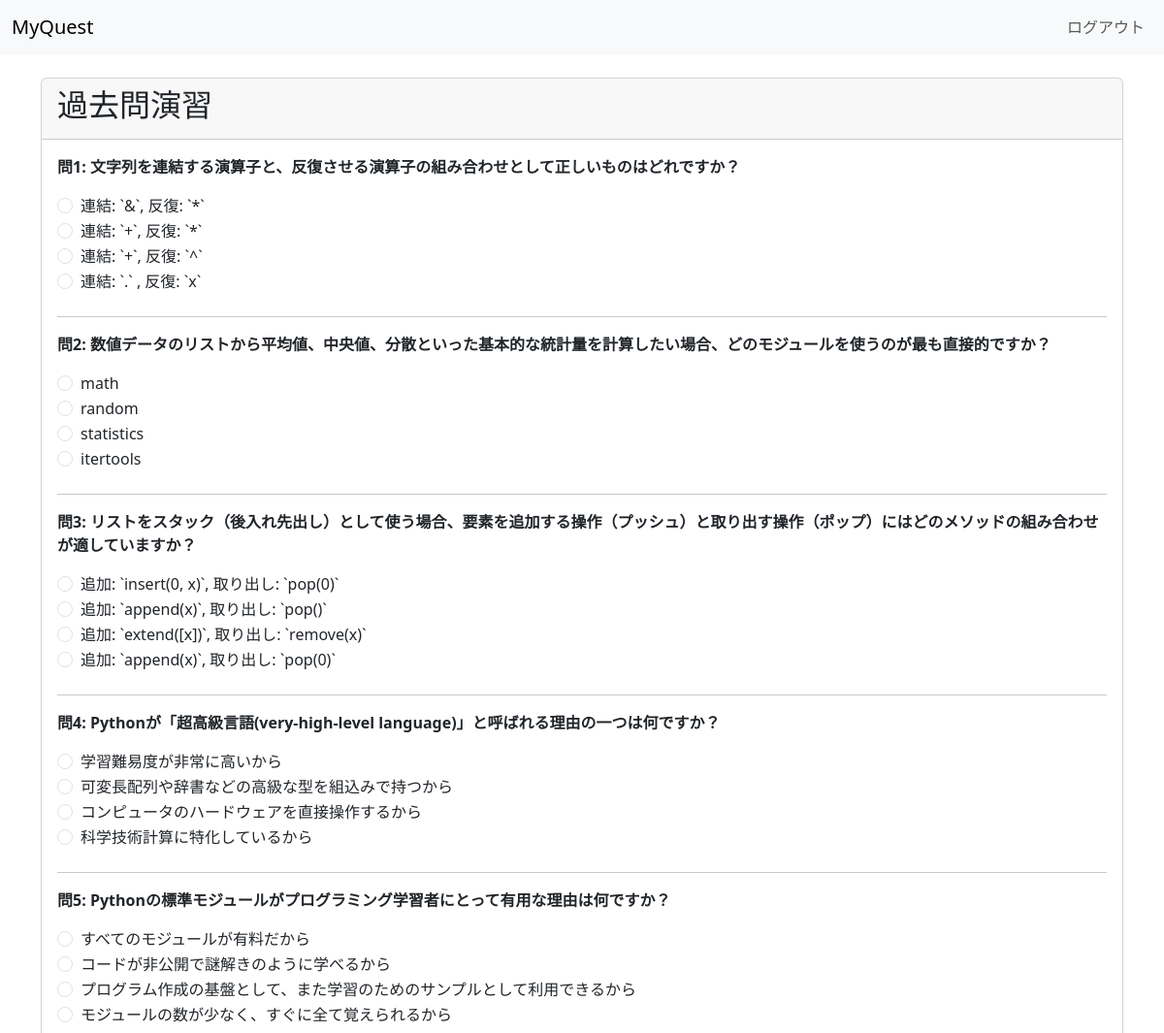
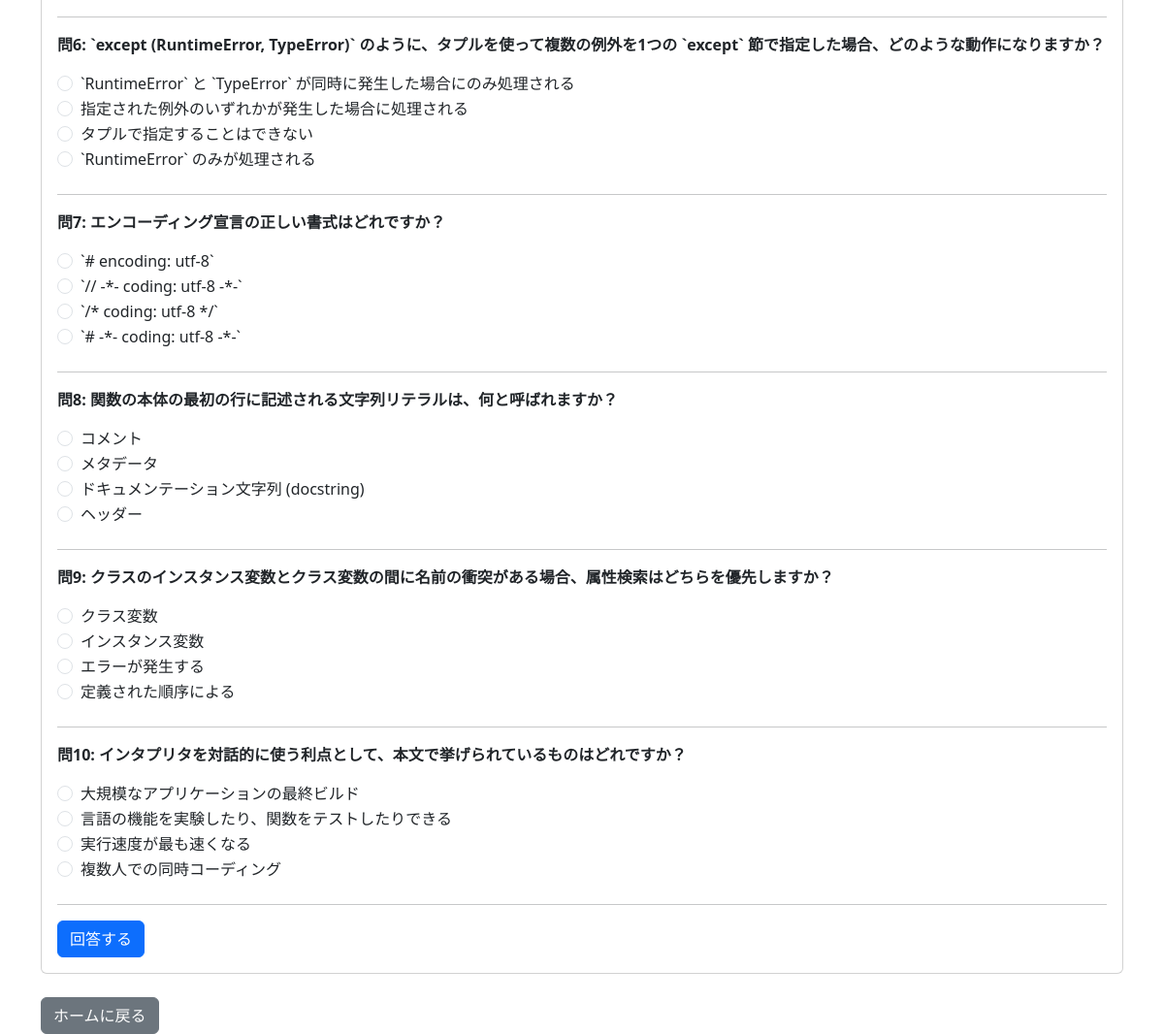
Screenshot of /practice (signed in) with the database file from the repository (2 pictures, top to bottom).
### model.py (models this page shows)
class Question(db.Model):
    __tablename__ = "questions"
    id = db.Column(db.Integer, primary_key=True)
    question = db.Column(db.String(300), nullable=False)
    choice1 = db.Column(db.String(200))
    choice2 = db.Column(db.String(200))
    choice3 = db.Column(db.String(200))
    choice4 = db.Column(db.String(200))
    correct = db.Column(db.Integer)
    category = db.Column(db.String(50)) # section / practiceなど
    hint = db.Column(db.String(500))
    url = db.Column(db.String(500))
    results = db.relationship('QuizResult', backref='question', lazy=True) # Add relationship

### app.py (the view, shortened to what this page needs)
@app.route("/practice", methods=["GET", "POST"])
def practice():
    if "user" not in session:
        return redirect("/")
    try:
        num_questions = int(request.args.get('num', 10))
    except (ValueError, TypeError):
        num_questions = 10
    all_questions = Question.query.all()
    if not all_questions:
        return render_template("practice.html", questions=[]) # 空のリストを渡す
    num_to_sample = min(len(all_questions), num_questions)
    q_list = random.sample(all_questions, num_to_sample)
    return render_template("practice.html", questions=q_list)

### templates/practice.html (shortened to what this page needs)
<!DOCTYPE html>
<html>
<head>
    <link href="https://cdn.jsdelivr.net/npm/bootstrap@5.3.0-alpha1/dist/css/bootstrap.min.css" rel="stylesheet">
</head>
<body>
    <nav class="navbar navbar-expand-lg navbar-light bg-light">
        <div class="container-fluid">
            <a class="navbar-brand" href="#">MyQuest</a>
            <div class="collapse navbar-collapse" id="navbarNav">
                <ul class="navbar-nav ms-auto">
                    <li class="nav-item">
                        <a class="nav-link" href="/logout">ログアウト</a>
                    </li>
                </ul>
            </div>
        </div>
    </nav>
    <div class="container mt-4">
        <div class="card">
            <div class="card-header">
                <h2>過去問演習</h2>
            </div>
            <div class="card-body">
                {% if results %}
                    <h3>テスト結果</h3>
                    <div class="alert alert-info">
                        <h4>正解数: {{ score }} / {{ total }} 問</h4>
                        <h4>正解率: {{ percentage }}%</h4>
                    </div>
                    <p>お疲れ様でした！結果は以下の通りです。</p>
                    <hr>
                    {% for res in results %}
                    <div class="mb-4 p-3 {% if res.is_correct %}result-correct{% else %}result-incorrect{% endif %}">
                        <p class="card-text fw-bold">問{{ loop.index }}: {{ res.question.question }}</p>
                        <p>あなたの回答:
                            <span class="{% if not res.is_correct %}user-answer-incorrect{% endif %}">
                                {{ res.user_choice_text }}
                            </span>
                        </p>
                        {% if not res.is_correct %}
                            <p>正解: <span class="correct-answer-text">{{ res.correct_choice_text }}</span></p>
                        {% endif %}
                        <div class="mt-3">
                            {% if res.question.hint %}
                                <p><b>解説:</b> {{ res.question.hint }}</p>
                            {% endif %}
                            {% if res.question.url %}
                                <p><b>参考URL:</b> <a href="{{ res.question.url }}" target="_blank">{{ res.question.url }}</a></p>
                            {% endif %}
                        </div>
                    </div>
                    {% endfor %}
                {% else %}
                    <form action="{{ url_for('practice') }}" method="post">
                        {% for q_obj in questions %}
                        <div class="mb-4">
                            <p class="card-text fw-bold">問{{ loop.index }}: {{ q_obj.question }}</p>
                            <div class="form-check">
                                <input type="radio" class="form-check-input" name="answer_{{ q_obj.id }}" value="1" id="q{{ q_obj.id }}-choice1" required>
                                <label class="form-check-label" for="q{{ q_obj.id }}-choice1">{{ q_obj.choice1 }}</label>
                            </div>
                            <div class="form-check">
                                <input type="radio" class="form-check-input" name="answer_{{ q_obj.id }}" value="2" id="q{{ q_obj.id }}-choice2">
                                <label class="form-check-label" for="q{{ q_obj.id }}-choice2">{{ q_obj.choice2 }}</label>
                            </div>
                            <div class="form-check">
                                <input type="radio" class="form-check-input" name="answer_{{ q_obj.id }}" value="3" id="q{{ q_obj.id }}-choice3">
                                <label class="form-check-label" for="q{{ q_obj.id }}-choice3">{{ q_obj.choice3 }}</label>
                            </div>
                            <div class="form-check">
                                <input type="radio" class="form-check-input" name="answer_{{ q_obj.id }}" value="4" id="q{{ q_obj.id }}-choice4">
                                <label class="form-check-label" for="q{{ q_obj.id }}-choice4">{{ q_obj.choice4 }}</label>
                            </div>
                        </div>
                        <hr>
                        {% endfor %}
                        <button type="submit" class="btn btn-primary">回答する</button>
                    </form>
                {% endif %}
            </div>
        </div>
        <div class="mt-4">
            {% if results %}
                <a href="{{ url_for('practice') }}" class="btn btn-primary">もう一度挑戦する</a>
                <a href="/home" class="btn btn-secondary">ホームに戻る</a>
            {% else %}
                <a href="/home" class="btn btn-secondary">ホームに戻る</a>
            {% endif %}
        </div>
    </div>
</body>
</html>

### rows the page displays
Question: question "文字列を連結する演算子と、反復させる演算子の組み合わせとして正しいものはどれですか？", choice1 "連結: `&`, 反復: `*`", choice2 "連結: `+`, 反復: `*`", choice3 "連結: `+`, 反復: `^`", choice4 "連結: `.` , 反復: `x`"
Question: question "数値データのリストから平均値、中央値、分散といった基本的な統計量を計算したい場合、どのモジュールを使うのが最も直接的ですか？", choice1 "math", choice2 "random", choice3 "statistics", choice4 "itertools"
Question: question "リストをスタック（後入れ先出し）として使う場合、要素を追加する操作（プッシュ）と取り出す操作（ポップ）にはどのメソッドの組み合わせが適していますか？", choice1 "追加: `insert(0, x)`, 取り出し: `pop(0)`", choice2 "追加: `append(x)`, 取り出し: `pop()`", choice3 "追加: `extend([x])`, 取り出し: `remove(x)`", choice4 "追加: `append(x)`, 取り出し: `pop(0)`"
Question: question "Pythonが「超高級言語(very-high-level language)」と呼ばれる理由の一つは何ですか？", choice1 "学習難易度が非常に高いから", choice2 "可変長配列や辞書などの高級な型を組込みで持つから", choice3 "コンピュータのハードウェアを直接操作するから", choice4 "科学技術計算に特化しているから"
Question: question "Pythonの標準モジュールがプログラミング学習者にとって有用な理由は何ですか？", choice1 "すべてのモジュールが有料だから", choice2 "コードが非公開で謎解きのように学べるから", choice3 "プログラム作成の基盤として、また学習のためのサンプルとして利用できるから", choice4 "モジュールの数が少なく、すぐに全て覚えられるから"
Question: question "`except (RuntimeError, TypeError)` のように、タプルを使って複数の例外を1つの `except` 節で指定した場合、どのような動作になりますか？", choice1 "`RuntimeError` と `TypeError` が同時に発生した場合にのみ処理される", choice2 "指定された例外のいずれかが発生した場合に処理される", choice3 "タプルで指定することはできない", choice4 "`RuntimeError` のみが処理される"
Question: question "エンコーディング宣言の正しい書式はどれですか？", choice1 "`# encoding: utf-8`", choice2 "`// -*- coding: utf-8 -*-`", choice3 "`/* coding: utf-8 */`", choice4 "`# -*- coding: utf-8 -*-`"
Question: question "関数の本体の最初の行に記述される文字列リテラルは、何と呼ばれますか？", choice1 "コメント", choice2 "メタデータ", choice3 "ドキュメンテーション文字列 (docstring)", choice4 "ヘッダー"
Question: question "クラスのインスタンス変数とクラス変数の間に名前の衝突がある場合、属性検索はどちらを優先しますか？", choice1 "クラス変数", choice2 "インスタンス変数", choice3 "エラーが発生する", choice4 "定義された順序による"
Question: question "インタプリタを対話的に使う利点として、本文で挙げられているものはどれですか？", choice1 "大規模なアプリケーションの最終ビルド", choice2 "言語の機能を実験したり、関数をテストしたりできる", choice3 "実行速度が最も速くなる", choice4 "複数人での同時コーディング"
